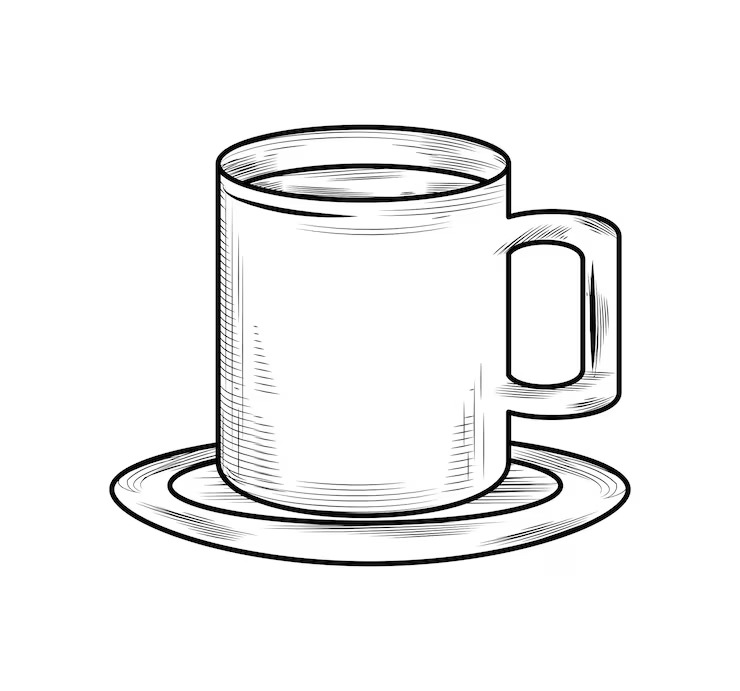
#> input picture examples/sketches/handdrawn_mug.jpg, 740 x 691 px
$ python -i binarize.py   (imports and definitions only)
#> lines starting #> are read from the running program, lines starting #| are printed output that depends on the picture; after the words box and inside, x2 and y2 are one past the last pixel; in counts of white or black regions, pixels touching at a corner belong together
#> further down, picture is the input picture: shape (691, 740, 3); min 0, max 255, mean 242.5
"""Stage-2 preprocessing (spec §4.1 steps 1-3): flatten, source-aware binarisation, stroke normalisation."""
from __future__ import annotations

import cv2
import numpy as np
from skimage.morphology import skeletonize

MIN_STROKE_RATIO = 0.002  # spec §3: reject near-blank canvases (< 0.2 % stroke pixels)
MAX_EDGE = 2048


class BlankSketchError(ValueError):
    """Raised for empty / near-blank inputs; message is user-facing."""


def flatten_rgba(img: np.ndarray) -> np.ndarray:
    """Any HxW / HxWx3 / HxWx4 uint8 array -> HxWx3 RGB composited on white."""
    img = np.asarray(img)
    if img.ndim == 2:
        return np.repeat(img[..., None], 3, axis=2).astype(np.uint8)
    if img.shape[2] == 4:
        a = img[..., 3:4].astype(np.float32) / 255.0
        rgb = img[..., :3].astype(np.float32) * a + 255.0 * (1 - a)
        return rgb.round().astype(np.uint8)
    return img[..., :3].astype(np.uint8)


def downscale(img: np.ndarray, max_edge: int = MAX_EDGE) -> np.ndarray:
    h, w = img.shape[:2]
    s = max_edge / max(h, w)
    if s >= 1:
        return img
    return cv2.resize(img, (round(w * s), round(h * s)), interpolation=cv2.INTER_AREA)


def binarize(rgb: np.ndarray, source: str = "upload") -> np.ndarray:
    """Return a boolean stroke mask (True = ink).

    canvas: strokes are drawn on pure white -> simple threshold.
    upload: photos of paper have uneven lighting -> divide by a heavy blur (illumination estimate), then Otsu.
    """
#> called with source = 'upload'
    gray = cv2.cvtColor(rgb, cv2.COLOR_RGB2GRAY)
    if source == "canvas":
        mask = gray < 240
    else:
        sigma = max(gray.shape) / 30.0
#> sigma = 24.67
        bg = cv2.GaussianBlur(gray, (0, 0), sigma).astype(np.float32) + 1.0
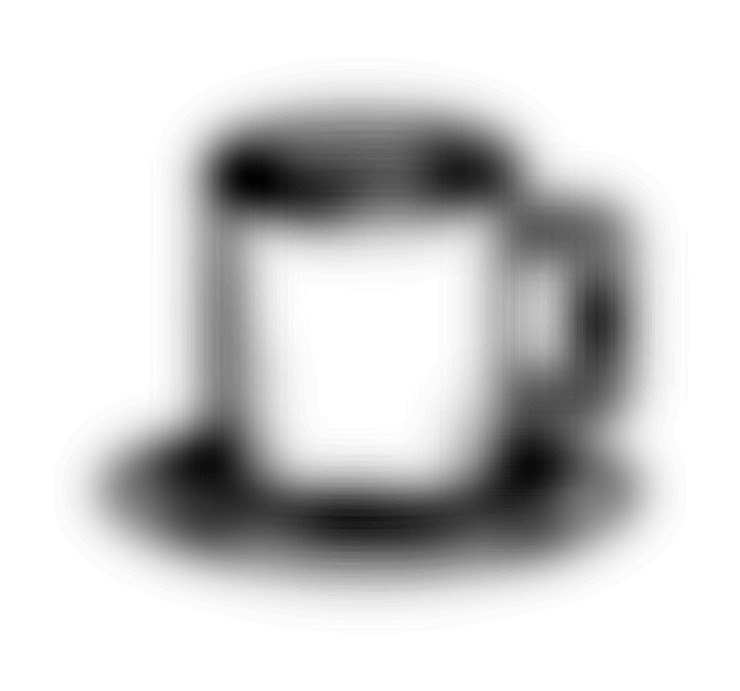
#> bg: shape (691, 740) float32; min 187, max 256, mean 243.5; drawn with min black and max white
        norm = np.clip(gray.astype(np.float32) / bg * 255.0, 0, 255).astype(np.uint8)
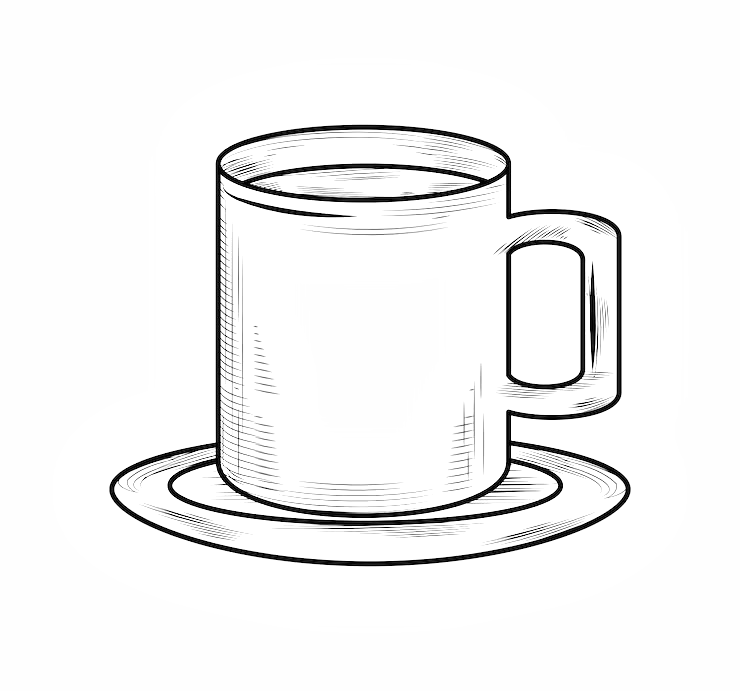
#> norm: shape (691, 740); min 0, max 255, mean 243.9
        norm = cv2.GaussianBlur(norm, (3, 3), 0)
        _, th = cv2.threshold(norm, 0, 255, cv2.THRESH_BINARY_INV + cv2.THRESH_OTSU)
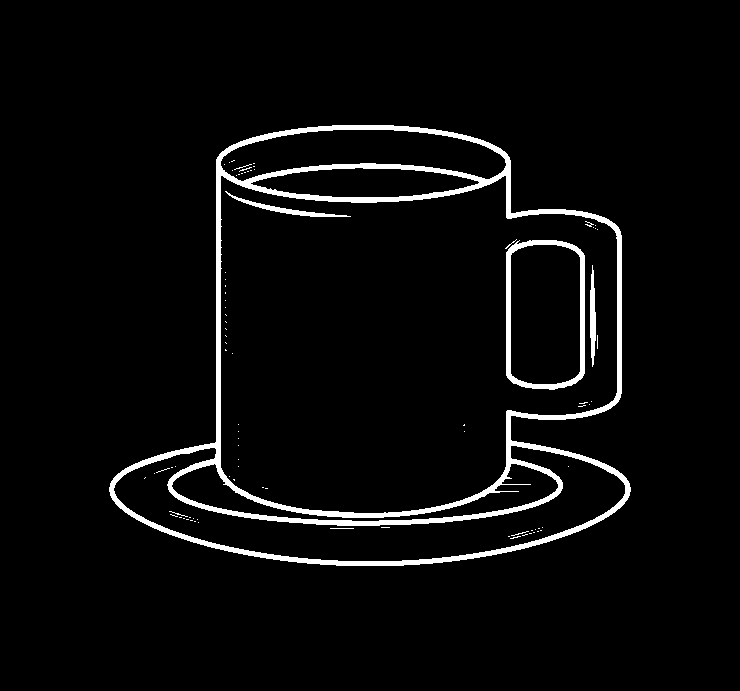
#> th: shape (691, 740); 4% white; 86 white regions (78 under 20 px), largest, box (x1, y1, x2, y2) and area: (109, 125, 631, 566) 17050, (506, 240, 585, 390) 2062, (225, 191, 351, 217) 482
        mask = th > 0
        # Otsu on a clean white page with no ink would pick noise; require real contrast.
        if norm[mask].size and float(np.median(norm[~mask]) - np.median(norm[mask])) < 25:
            mask = np.zeros_like(mask)
    # drop salt noise
    n, lab, stats, _ = cv2.connectedComponentsWithStats(mask.astype(np.uint8), connectivity=8)
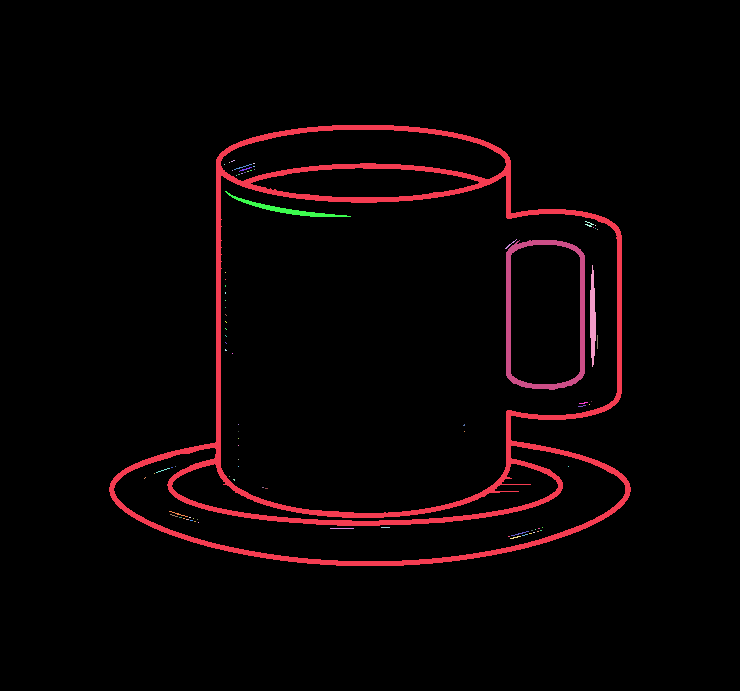
#> lab: shape (691, 740) int32; 87 distinct labels, from 0 to 86; one colour per label, 0 black
#> n = 87; stats = 87 rows, first 6: [0, 0, 740, 691, 490988], [109, 125, 522, 441, 17050], [231, 160, 4, 2, 4], [229, 162, 1, 1, 1], [253, 163, 2, 1, 2], [224, 164, 1, 1, 1]
    min_area = max(4, int(mask.size * 2e-5))
#> min_area = 10
    keep = np.zeros(n, bool)
    keep[1:] = stats[1:, cv2.CC_STAT_AREA] >= min_area
    return keep[lab]


def check_not_blank(mask: np.ndarray) -> float:
    ratio = float(mask.mean())
    if ratio < MIN_STROKE_RATIO:
        raise BlankSketchError("The sketch looks empty — please draw or upload an object outline first.")
    return ratio


def normalize_strokes(mask: np.ndarray, size: int = 768, fill: float = 0.8, thickness: int = 4) -> np.ndarray:
    """Fit the stroke bbox to `fill` of a square canvas (pad, never crop; uniform scale) and
    re-thicken strokes to a consistent width via skeleton + dilation."""
    ys, xs = np.where(mask)
    crop = mask[ys.min():ys.max() + 1, xs.min():xs.max() + 1].astype(np.uint8) * 255
    h, w = crop.shape
    s = size * fill / max(h, w)
    nh, nw = max(1, round(h * s)), max(1, round(w * s))
    r = cv2.resize(crop, (nw, nh), interpolation=cv2.INTER_AREA if s < 1 else cv2.INTER_LINEAR) > 127
    canvas = np.zeros((size, size), bool)
    y0, x0 = (size - nh) // 2, (size - nw) // 2
    canvas[y0:y0 + nh, x0:x0 + nw] = r
    skel = skeletonize(canvas)
    k = cv2.getStructuringElement(cv2.MORPH_ELLIPSE, (thickness, thickness))
    return cv2.dilate(skel.astype(np.uint8), k) > 0

>>> import cv2
>>> picture = cv2.cvtColor(cv2.imread('../../../examples/sketches/handdrawn_mug.jpg'), cv2.COLOR_BGR2RGB)
>>> result = binarize(picture)

$ run again, on examples/sketches/synthetic_car_side.png
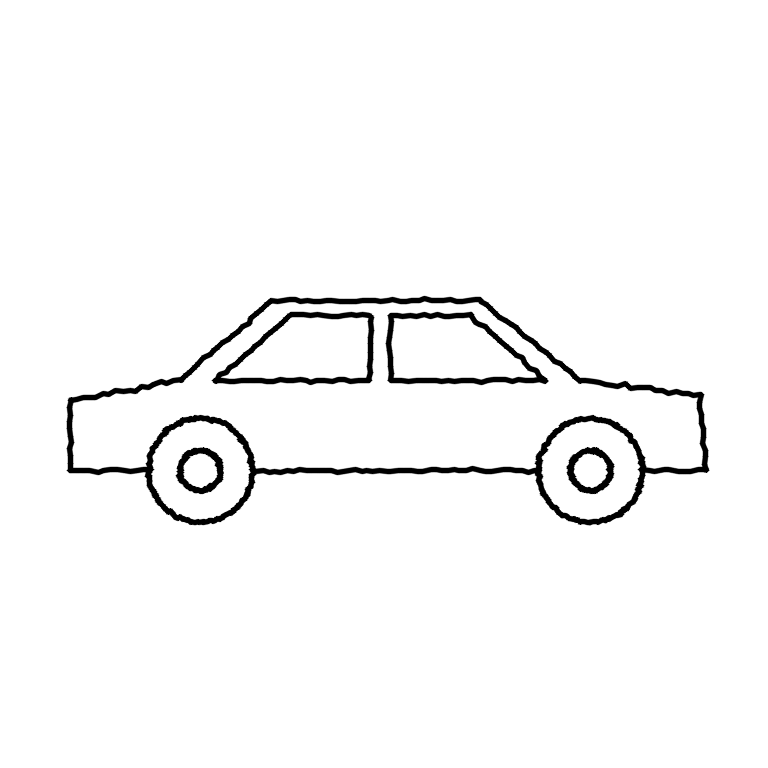
#> input picture examples/sketches/synthetic_car_side.png, 768 x 768 px
#> picture is the input picture: shape (768, 768, 3); min 0, max 255, mean 247.7
#> in binarize, `_, th = cv2.threshold(norm, 0, 255, cv2.THRESH_BINARY_INV + cv2.THRESH..`:
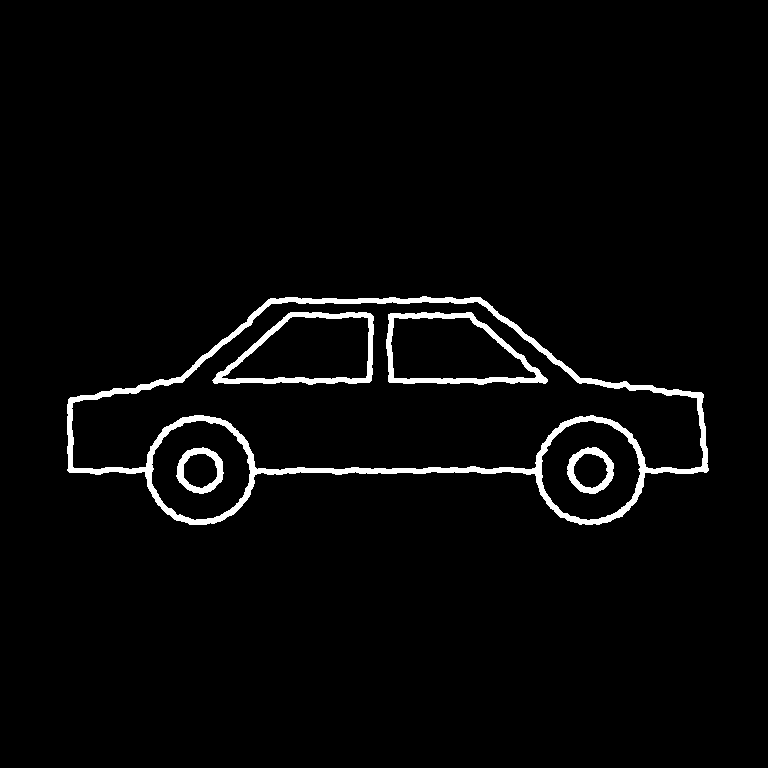
#> th: shape (768, 768); 2.9% white; 5 white regions, box (x1, y1, x2, y2) and area: (67, 296, 709, 525) 10909, (386, 312, 548, 385) 2164, (212, 312, 374, 385) 2146, (176, 447, 224, 494) 835, (567, 447, 614, 494) 828
#> in binarize, `n, lab, stats, _ = cv2.connectedComponentsWithStats(mask.astype(np.uin..`:
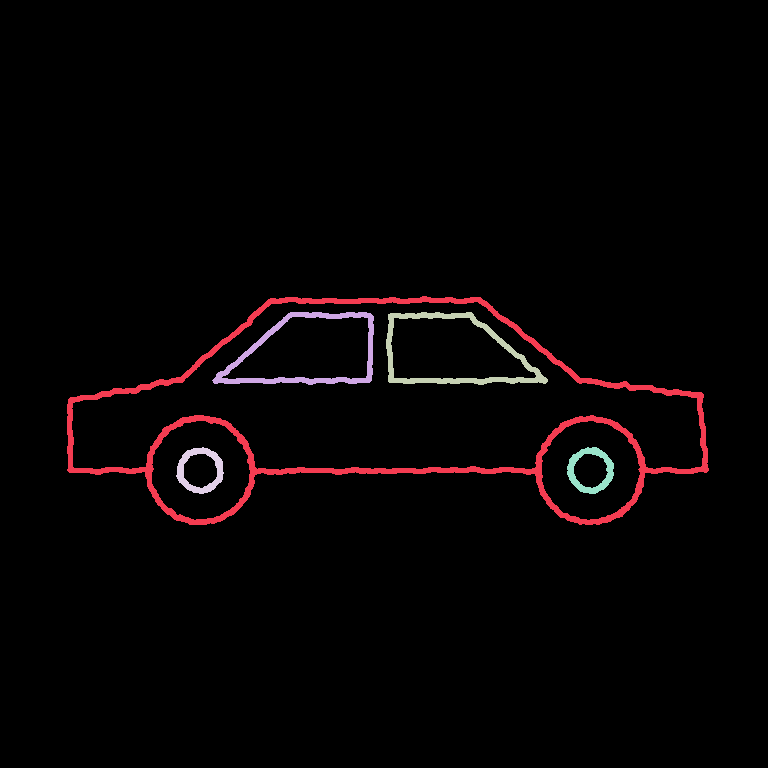
#> lab: shape (768, 768) int32; 6 distinct labels, from 0 to 5; one colour per label, 0 black
#> n = 6; stats = [[0, 0, 768, 768, 572942], [67, 296, 642, 229, 10909], [212, 312, 162, 73, 2146], [386, 312, 162, 73, 2164], [176, 447, 48, 47, 835], [567, 447, 47, 47, 828]]

$ run again, on examples/sketches/synthetic_chair.png
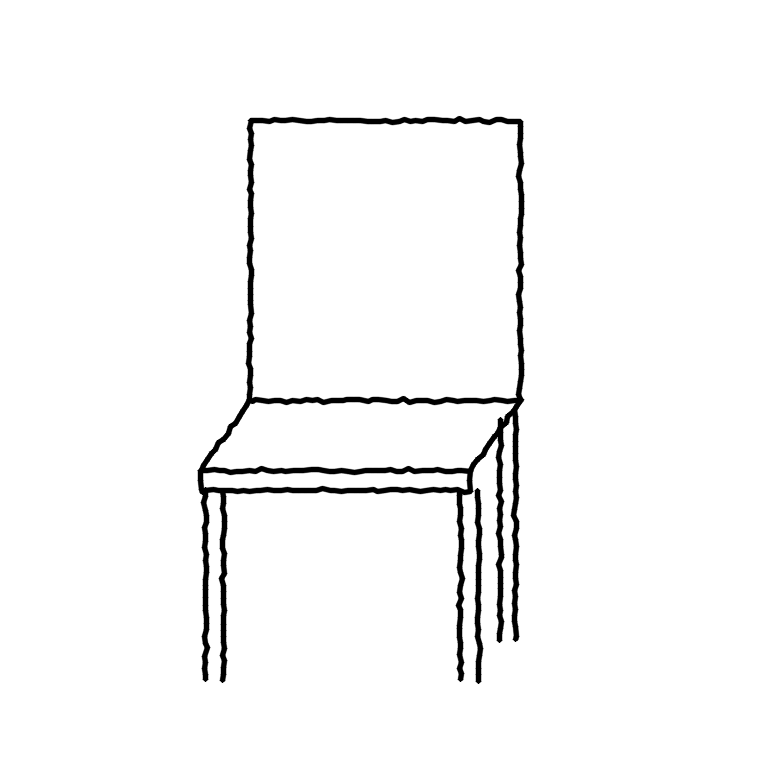
#> input picture examples/sketches/synthetic_chair.png, 768 x 768 px
#> picture is the input picture: shape (768, 768, 3); min 0, max 255, mean 247.7
#> in binarize, `_, th = cv2.threshold(norm, 0, 255, cv2.THRESH_BINARY_INV + cv2.THRESH..`:
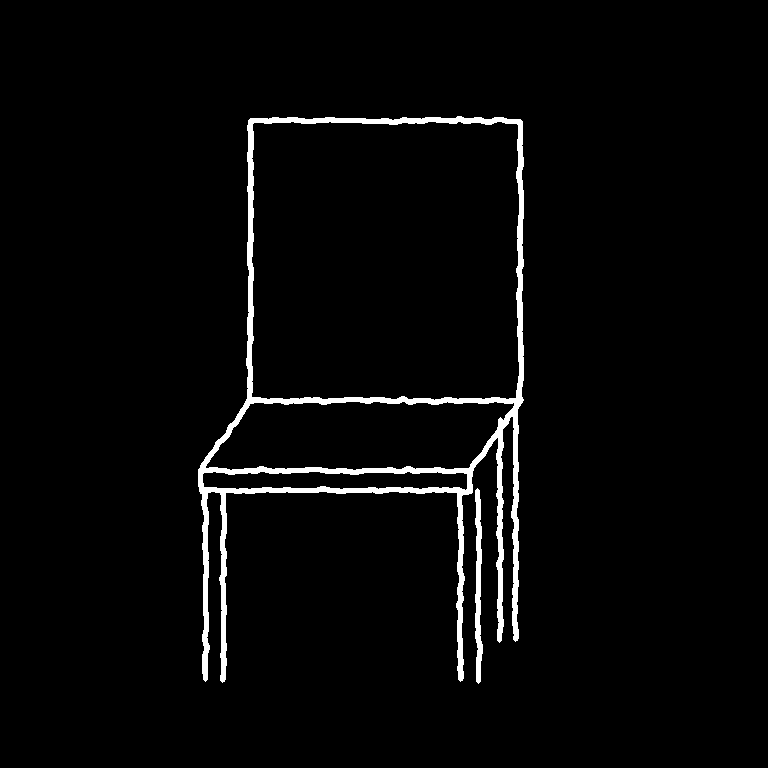
#> th: shape (768, 768); 2.8% white; 2 white regions, box (x1, y1, x2, y2) and area: (198, 116, 524, 683) 15661, (475, 488, 483, 684) 1018
#> in binarize, `n, lab, stats, _ = cv2.connectedComponentsWithStats(mask.astype(np.uin..`:
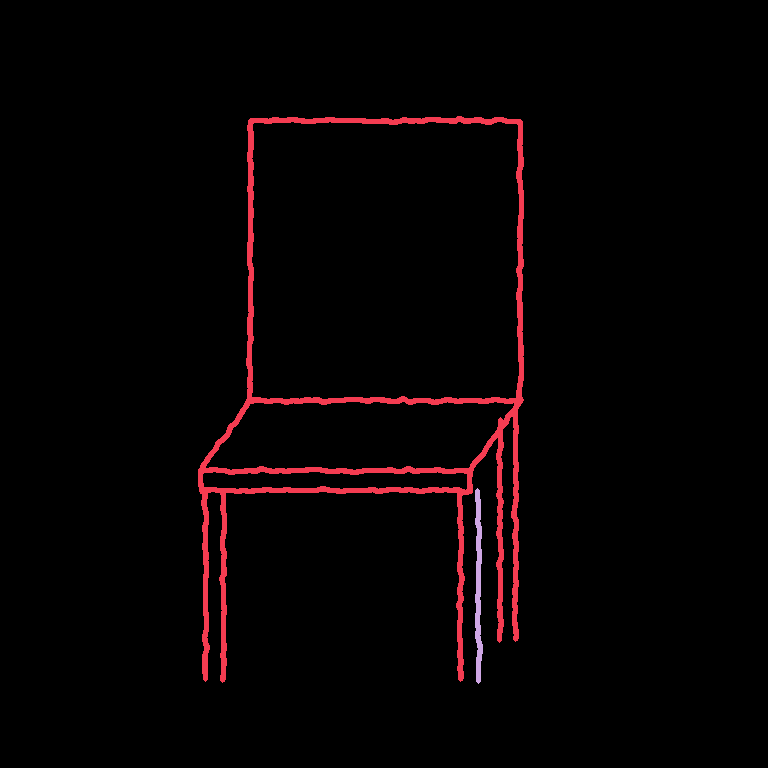
#> lab: shape (768, 768) int32; 3 distinct labels, from 0 to 2; one colour per label, 0 black
#> n = 3; stats = [[0, 0, 768, 768, 573145], [198, 116, 326, 567, 15661], [475, 488, 8, 196, 1018]]

$ run again, on examples/sketches/synthetic_lamp.png
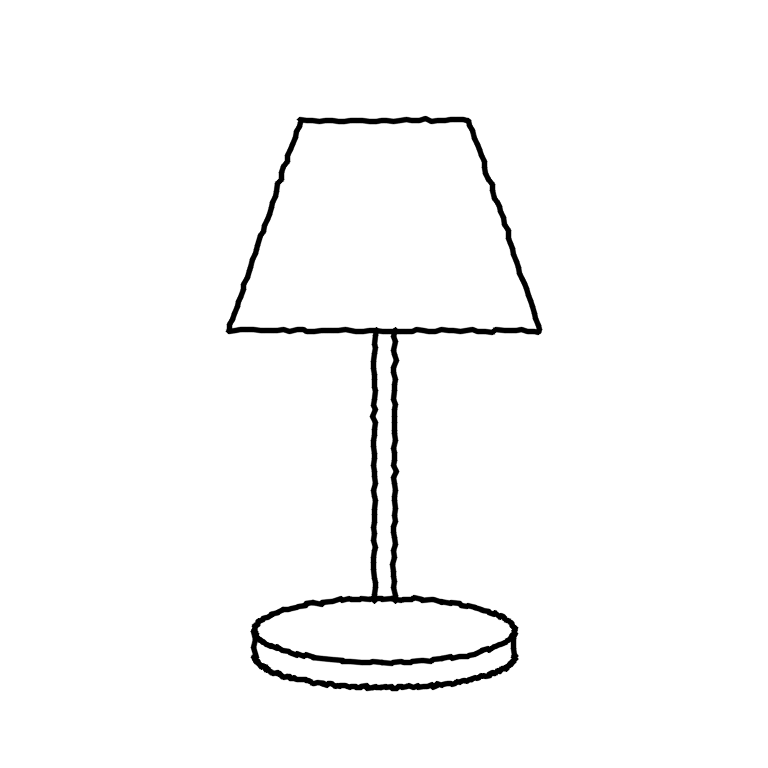
#> input picture examples/sketches/synthetic_lamp.png, 768 x 768 px
#> picture is the input picture: shape (768, 768, 3); min 0, max 255, mean 249.3
#> in binarize, `bg = cv2.GaussianBlur(gray, (0, 0), sigma).astype(np.float32) + 1.0`:
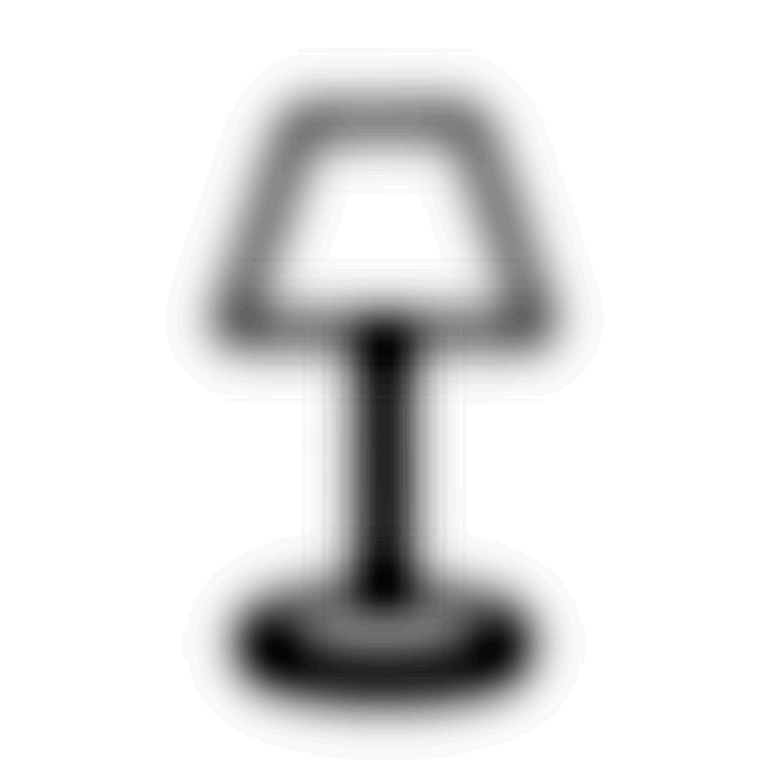
#> bg: shape (768, 768) float32; min 208, max 256, mean 250.3; drawn with min black and max white
#> in binarize, `_, th = cv2.threshold(norm, 0, 255, cv2.THRESH_BINARY_INV + cv2.THRESH..`:
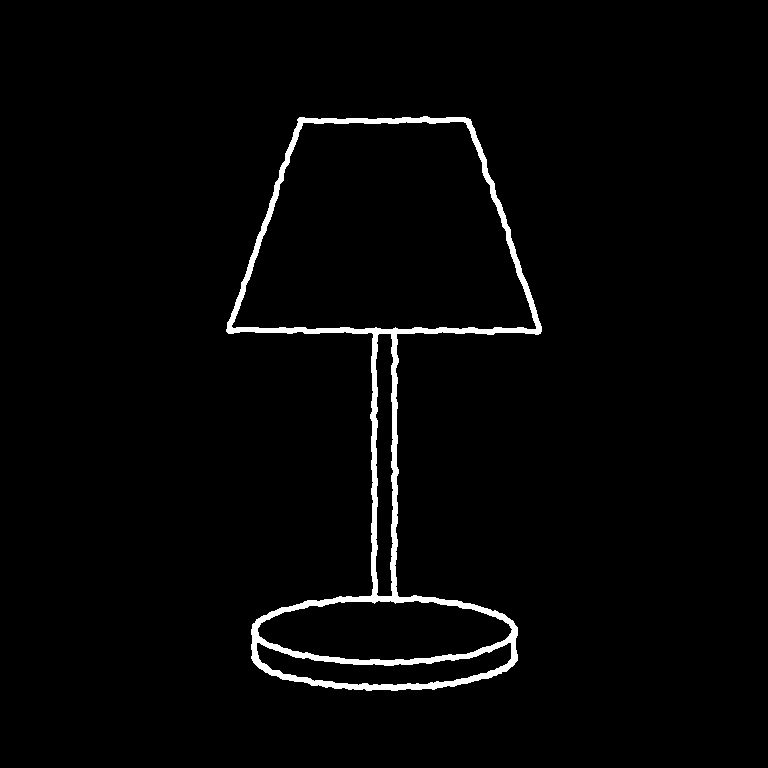
#> th: shape (768, 768); 2.2% white; 1 white region, box (x1, y1, x2, y2) and area: (226, 116, 542, 691) 13211
#> n = 2; stats = [[0, 0, 768, 768, 576613], [226, 116, 316, 575, 13211]]
